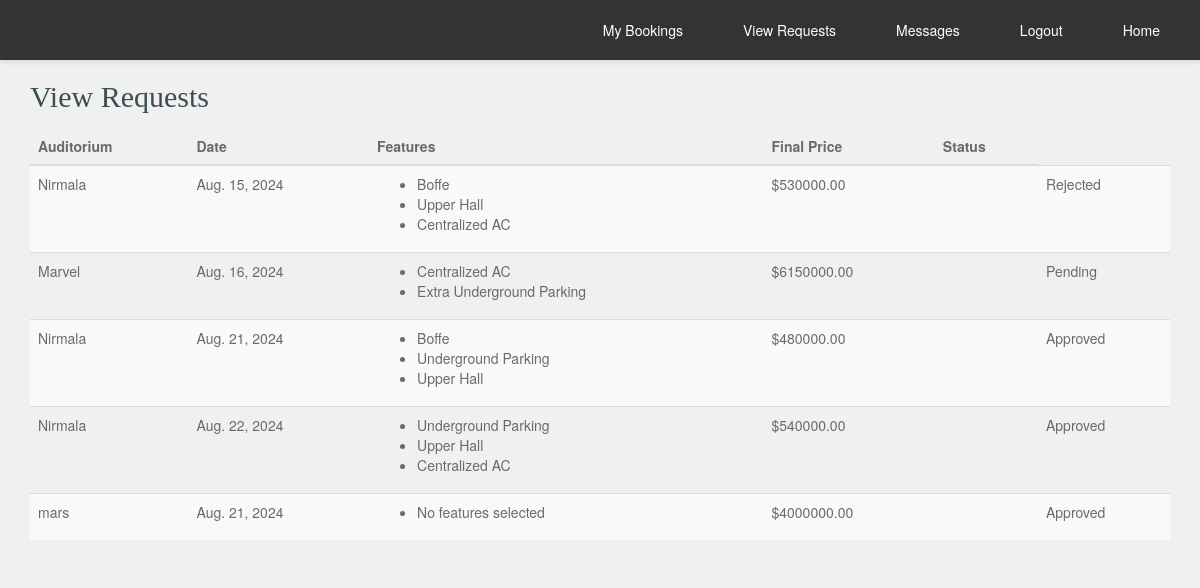
The app's page /view_requests/ (signed in), older data.
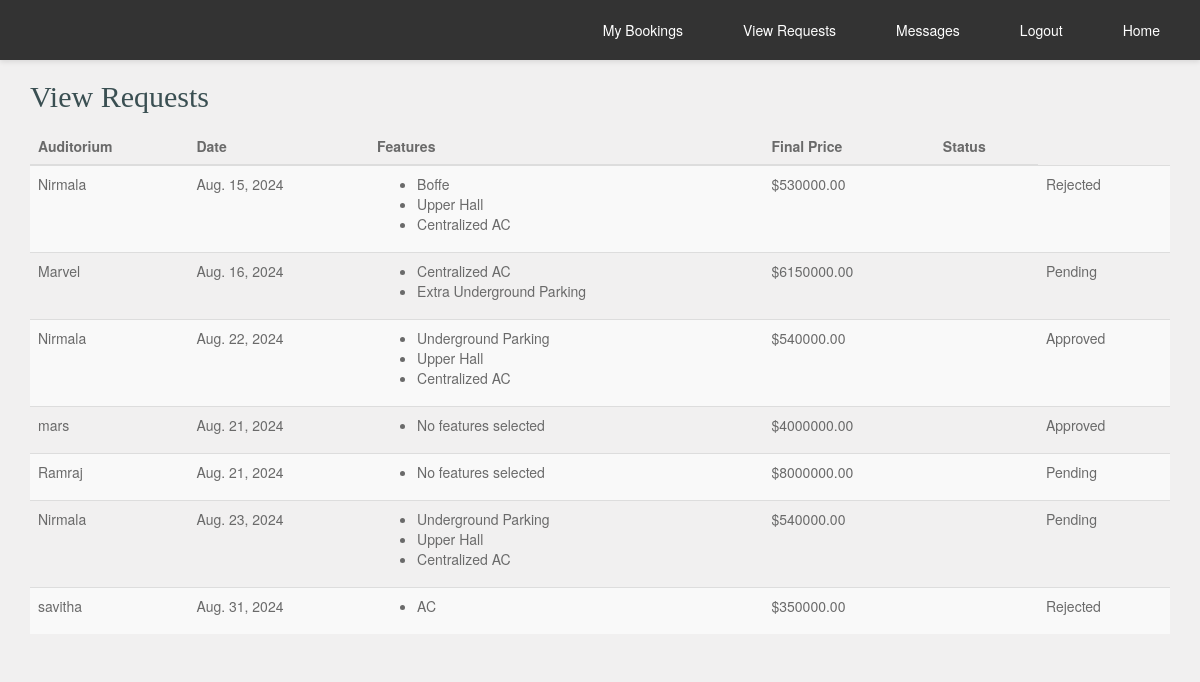
The same page, newer data.
### auditorium/models.py (models this page shows, shortened)
class UserRequest(models.Model):
    user = models.ForeignKey(User, on_delete=models.CASCADE)
    auditorium = models.ForeignKey(Auditorium, on_delete=models.CASCADE)
    date = models.DateField()
    features = models.ManyToManyField(Feature)
    final_price = models.DecimalField(max_digits=10, decimal_places=2)
    approved = models.BooleanField(default=False)
    rejected = models.BooleanField(default=False)
    payment_requested = models.BooleanField(default=False)
    stripe_payment_intent_id = models.CharField(max_length=255, blank=True, null=True)
    created_at = models.DateTimeField(auto_now_add=True)

class Auditorium(models.Model):
    user = models.ForeignKey(User, on_delete=models.CASCADE)
    location = models.CharField(max_length=255)
    capacity = models.IntegerField()
    features = models.ManyToManyField('Feature', related_name='auditoriums', blank=True)
    price = models.DecimalField(max_digits=10, decimal_places=2)
    images = models.ImageField(upload_to='auditorium_images/', blank=True, default='../static/images/blue_mac2.jpg')
    approved = models.BooleanField(default=False)  # Ensure this field exists

class User(AbstractBaseUser, PermissionsMixin):
    username = models.CharField(max_length=150, unique=True)
    email = models.EmailField(unique=True)
    role = models.CharField(max_length=50, blank=True, null=True)
    is_staff = models.BooleanField(default=False)
    is_active = models.BooleanField(default=True)
    groups = models.ManyToManyField(Group, related_name='custom_user_groups')
    user_permissions = models.ManyToManyField(Permission, related_name='custom_user_permissions')
    objects = CustomUserManager()
    USERNAME_FIELD = 'email'
    REQUIRED_FIELDS = ['username']

class Feature(models.Model):
    name = models.CharField(max_length=255)
    amount = models.DecimalField(max_digits=10, decimal_places=2)
    auditorium = models.ForeignKey(Auditorium, related_name='auditorium_features', on_delete=models.CASCADE)

### auditorium/views.py (the view)
# urls.py: path('view_requests/', views.view_requests, name='view_requests'),
@login_required
def view_requests(request):
    user_requests = UserRequest.objects.filter(user=request.user)
    return render(request, 'view_requests.html', {'user_requests': user_requests})

### auditorium/templates/view_requests.html (shortened to what this page needs)
<!DOCTYPE html>
<html lang="en-US">
<head>
    <link rel="stylesheet" href="../static/css/bootstrap.min.css">
    <link rel="stylesheet" href="../static/css/font-awesome.min.css">
    <link rel="stylesheet" href="../static/css/style.css" media="screen"/>
</head>
<body>
    {% include 'user_navbar.html' %}
    <div class="container">
        <h2>View Requests</h2>
        <table class="table table-striped">
            <thead>
                <tr>
                    <th>Auditorium</th>
                    <th>Date</th>
                    <th>Features</th>
                    <th>Final Price</th>
                    <th>Status</th>
                </tr>
            </thead>
            <tbody>
                {% for request in user_requests %}
                <tr>
                    <td>{{ request.auditorium.user.username }}</td>
                    <td>{{ request.date }}</td>
                    <td>
                        <ul>
                            {% for feature in request.features.all %}
                            <li>{{ feature.name }}</li>
                            {% empty %}
                            <li>No features selected</li>
                            {% endfor %}
                            </ul>
                    </td>
                    <td>${{ request.final_price }}</td>
                    <td>
                        <td>
                            {% if request.approved %}
                                Approved
                            {% elif request.rejected %}
                                Rejected
                            {% else %}
                                Pending
                            {% endif %}
                        </td>
                    </td>
                </tr>
                {% empty %}
                <tr>
                    <td colspan="5">No requests found.</td>
                </tr>
                {% endfor %}
            </tbody>
        </table>
    </div>
</body>
</html>

Row changes from the older to the newer data that the page shows:
removed UserRequest: auditorium.user.username "Nirmala", date "Aug. 21, 2024", final_price "480000.00", approved "Approved", Feature (name "Boffe"), Feature (name "Underground Parking"), Feature (name "Upper Hall")
added UserRequest: auditorium.user.username "Ramraj", date "Aug. 21, 2024", final_price "8000000.00", approved "Pending"
added UserRequest: auditorium.user.username "Nirmala", date "Aug. 23, 2024", final_price "540000.00", approved "Pending", Feature (name "Underground Parking"), Feature (name "Upper Hall"), Feature (name "Centralized AC")
added UserRequest: auditorium.user.username "savitha", date "Aug. 31, 2024", final_price "350000.00", approved "Rejected"
now on this page (row unchanged): Feature: name "AC", shown under "savitha"
